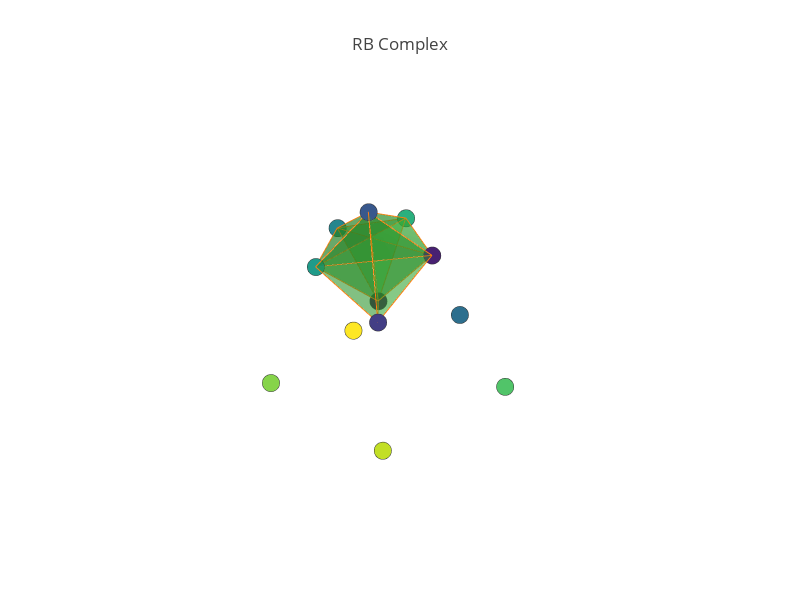

The code cell stored with this chart in its notebook:
### Code cell
rb_complex = cmapper.build_complex(85)

fig = visualize_complex(rb_complex, 'RB Complex')
iplot(fig, filename='rb_complex')

### Figure 1 — Plotly figure (JSON) as saved in the notebook; plotly's stock layout.template omitted (floating-point values rounded to 4 significant figures)
{"data": [{"hoverinfo": "text", "marker": {"color": [0, 1, 2, 3, 4, 5, 6, 7, 8, 9, 10, 11], "colorscale": "Viridis", "line": {"color": "rgb(50,50,50)", "width": 0.5}, "size": 6, "symbol": "circle"}, "mode": "markers", "name": "Vertices", "text": ["0", "1", "2", "3", "4", "5", "6", "7", "8", "9", "10", "11"], "type": "scatter3d", "uid": "7eee547a-ac91-11e8-87a4-919853330474", "x": [2.288, 1.972, 2.906, 2.371, 0.934, 2.122, 2.8, 1.568, 1.712, 3.276, 2.858, 1.85], "y": [-1.514, -1.092, -0.8411, -1.517, -1.489, -2.317, -1.804, -1.832, -0.2598, -2.204, -0.8833, -2.507], "z": [-0.482, 0.0887, -0.07203, 0.5184, -1.331, -0.0006814, 0.01245, 0.09143, -1.214, -1.417, -1.757, -1.637]}, {"mode": "lines", "name": "Edges", "type": "scatter3d", "uid": "7eee55f6-ac91-11e8-87a4-919853330474", "x": [2.288, 1.972, null, 2.288, 2.906, null, 2.288, 2.371, null, 2.288, 2.122, null, 2.288, 2.8, null, 2.288, 1.568, null, 1.972, 2.906, null, 1.972, 2.371, null, 1.972, 2.122, null, 1.972, 2.8, null, 1.972, 1.568, null, 2.906, 2.371, null, 2.906, 2.8, null, 2.371, 2.122, null, 2.371, 2.8, null, 2.371, 1.568, null, 2.122, 2.8, null, 2.122, 1.568, null, 2.8, 1.568, null], "y": [-1.514, -1.092, null, -1.514, -0.8411, null, -1.514, -1.517, null, -1.514, -2.317, null, -1.514, -1.804, null, -1.514, -1.832, null, -1.092, -0.8411, null, -1.092, -1.517, null, -1.092, -2.317, null, -1.092, -1.804, null, -1.092, -1.832, null, -0.8411, -1.517, null, -0.8411, -1.804, null, -1.517, -2.317, null, -1.517, -1.804, null, -1.517, -1.832, null, -2.317, -1.804, null, -2.317, -1.832, null, -1.804, -1.832, null], "z": [-0.482, 0.0887, null, -0.482, -0.07203, null, -0.482, 0.5184, null, -0.482, -0.0006814, null, -0.482, 0.01245, null, -0.482, 0.09143, null, 0.0887, -0.07203, null, 0.0887, 0.5184, null, 0.0887, -0.0006814, null, 0.0887, 0.01245, null, 0.0887, 0.09143, null, -0.07203, 0.5184, null, -0.07203, 0.01245, null, 0.5184, -0.0006814, null, 0.5184, 0.01245, null, 0.5184, 0.09143, null, -0.0006814, 0.01245, null, -0.0006814, 0.09143, null, 0.01245, 0.09143, null]}, {"i": [0, 0, 0, 0, 0, 0, 0, 0, 0, 0, 0, 0, 0, 1, 1, 1, 1, 1, 1, 1, 1, 2, 3, 3, 3, 5], "j": [1, 1, 1, 1, 1, 2, 2, 3, 3, 3, 5, 5, 6, 2, 2, 3, 3, 3, 5, 5, 6, 3, 5, 5, 6, 6], "k": [2, 3, 5, 6, 7, 3, 6, 5, 6, 7, 6, 7, 7, 3, 6, 5, 6, 7, 6, 7, 7, 6, 6, 7, 7, 7], "name": "Faces", "opacity": 0.25, "type": "mesh3d", "uid": "7eee56b4-ac91-11e8-87a4-919853330474", "x": [2.288, 1.972, 2.906, 2.371, 0.934, 2.122, 2.8, 1.568, 1.712, 3.276, 2.858, 1.85], "y": [-1.514, -1.092, -0.8411, -1.517, -1.489, -2.317, -1.804, -1.832, -0.2598, -2.204, -0.8833, -2.507], "z": [-0.482, 0.0887, -0.07203, 0.5184, -1.331, -0.0006814, 0.01245, 0.09143, -1.214, -1.417, -1.757, -1.637]}], "layout": {"height": 600, "margin": {"t": 100}, "scene": {"xaxis": {"showbackground": false, "showgrid": false, "showline": false, "showticklabels": false, "title": "", "zeroline": false}, "yaxis": {"showbackground": false, "showgrid": false, "showline": false, "showticklabels": false, "title": "", "zeroline": false}, "zaxis": {"showbackground": false, "showgrid": false, "showline": false, "showticklabels": false, "title": "", "zeroline": false}}, "showlegend": false, "title": "RB Complex", "width": 800}}
